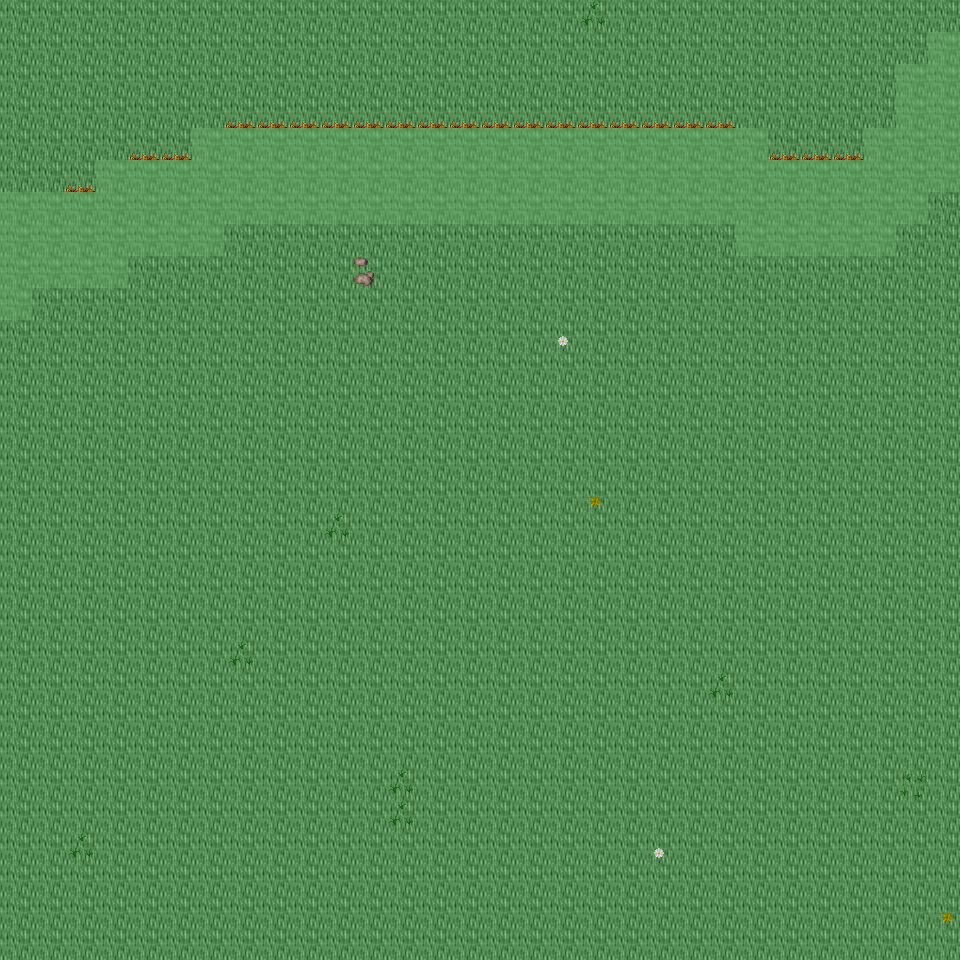

A 2D game scene composited from a Tiled map and its tileset images. What follows is a short description and the map's XML, with each tile layer's data collapsed to a summary:
An orthogonal 30x30 tile map with 32x32 px tiles, 6 tile layers (Ground, Object, Object2, Above, ...), 45 tilesets and 6 objects (6x mapExit).

<map version="1.0" orientation="orthogonal" renderorder="right-down" width="30" height="30" tilewidth="32" tileheight="32" nextobjectid="7">
  <tileset firstgid="1" name="tileset_ground_ground" tilewidth="32" tileheight="32" tilecount="33" columns="3">
    <image source="../drawable/tileset_ground_ground.png" width="96" height="352" />
  </tileset>
  <tileset firstgid="34" name="tileset_building_castle" tilewidth="32" tileheight="32" tilecount="320" columns="20">
    <image source="../drawable/tileset_building_castle.png" width="640" height="512" />
  </tileset>
  <tileset firstgid="354" name="tileset_ground_water_pool" tilewidth="32" tileheight="32" tilecount="72" columns="3">
    <image source="../drawable/tileset_ground_water_pool.png" width="96" height="768" />
  </tileset>
  <tileset firstgid="426" name="tileset_ground_ridge_earth_dark" tilewidth="32" tileheight="32" tilecount="96" columns="12">
    <image source="../drawable/tileset_ground_ridge_earth_dark.png" width="384" height="256" />
  </tileset>
  <tileset firstgid="522" name="tileset_ground_grass_edges" tilewidth="32" tileheight="32" tilecount="36" columns="12">
    <image source="../drawable/tileset_ground_grass_edges.png" width="384" height="96" />
  </tileset>
  <tileset firstgid="558" name="tileset_ground_earth_edges" tilewidth="32" tileheight="32" tilecount="18" columns="6">
    <image source="../drawable/tileset_ground_earth_edges.png" width="192" height="96" />
  </tileset>
  <tileset firstgid="576" name="tileset_ground_grass_corners" tilewidth="32" tileheight="32" tilecount="24" columns="6">
    <image source="../drawable/tileset_ground_grass_corners.png" width="192" height="128" />
  </tileset>
  <tileset firstgid="600" name="tileset_plant_stump_stump_green" tilewidth="32" tileheight="32" tilecount="4" columns="2">
    <image source="../drawable/tileset_plant_stump_stump_green.png" width="64" height="64" />
  </tileset>
  <tileset firstgid="604" name="tileset_item_pot_barrel" tilewidth="32" tileheight="32" tilecount="2" columns="1">
    <image source="../drawable/tileset_item_pot_barrel.png" width="32" height="64" />
  </tileset>
  <tileset firstgid="606" name="tileset_ground_rock_rocks_2" tilewidth="32" tileheight="32" tilecount="4" columns="2">
    <image source="../drawable/tileset_ground_rock_rocks_2.png" width="64" height="64" />
  </tileset>
  <tileset firstgid="610" name="tileset_ground_ladder_horizontal_dark" tilewidth="32" tileheight="32" tilecount="3" columns="1">
    <image source="../drawable/tileset_ground_ladder_horizontal_dark.png" width="32" height="96" />
  </tileset>
  <tileset firstgid="613" name="tileset_plant_grasses" tilewidth="32" tileheight="32" tilecount="6" columns="3">
    <image source="../drawable/tileset_plant_grasses.png" width="96" height="64" />
  </tileset>
  <tileset firstgid="619" name="tileset_plant_tree_tree_green" tilewidth="32" tileheight="32" tilecount="88" columns="8">
    <image source="../drawable/tileset_plant_tree_tree_green.png" width="256" height="352" />
  </tileset>
  <tileset firstgid="707" name="tileset_ground_water_waterfall" tilewidth="32" tileheight="32" tilecount="120" columns="8">
    <image source="../drawable/tileset_ground_water_waterfall.png" width="256" height="480" />
  </tileset>
  <tileset firstgid="827" name="tileset_plant_flower_daisy_white" tilewidth="32" tileheight="32" tilecount="8" columns="2">
    <image source="../drawable/tileset_plant_flower_daisy_white.png" width="64" height="128" />
  </tileset>
  <tileset firstgid="835" name="tileset_plant_flower_daisy_red" tilewidth="32" tileheight="32" tilecount="8" columns="2">
    <image source="../drawable/tileset_plant_flower_daisy_red.png" width="64" height="128" />
  </tileset>
  <tileset firstgid="843" name="tileset_ground_rock_pebbles" tilewidth="32" tileheight="32" tilecount="3" columns="1">
    <image source="../drawable/tileset_ground_rock_pebbles.png" width="32" height="96" />
  </tileset>
  <tileset firstgid="846" name="tileset_plant_flower_daisy_yellow" tilewidth="32" tileheight="32" tilecount="8" columns="2">
    <image source="../drawable/tileset_plant_flower_daisy_yellow.png" width="64" height="128" />
  </tileset>
  <tileset firstgid="854" name="tileset_building_decoration_longhorn_skull" tilewidth="32" tileheight="32" tilecount="6" columns="3">
    <image source="../drawable/tileset_building_decoration_longhorn_skull.png" width="96" height="64" />
  </tileset>
  <tileset firstgid="860" name="tileset_furniture_light_flames" tilewidth="32" tileheight="32" tilecount="6" columns="6">
    <image source="../drawable/tileset_furniture_light_flames.png" width="192" height="32" />
  </tileset>
  <tileset firstgid="866" name="tileset_plant_stump_stump_brown" tilewidth="32" tileheight="32" tilecount="4" columns="2">
    <image source="../drawable/tileset_plant_stump_stump_brown.png" width="64" height="64" />
  </tileset>
  <tileset firstgid="870" name="tileset_building_decoration_rocks_2" tilewidth="32" tileheight="32" tilecount="2" columns="1">
    <image source="../drawable/tileset_building_decoration_rocks_2.png" width="32" height="64" />
  </tileset>
  <tileset firstgid="872" name="tileset_plant_flower_daisy_blue" tilewidth="32" tileheight="32" tilecount="8" columns="2">
    <image source="../drawable/tileset_plant_flower_daisy_blue.png" width="64" height="128" />
  </tileset>
  <tileset firstgid="880" name="tileset_building_fence_fence_chunky" tilewidth="32" tileheight="32" tilecount="21" columns="3">
    <image source="../drawable/tileset_building_fence_fence_chunky.png" width="96" height="224" />
  </tileset>
  <tileset firstgid="901" name="tileset_ground_water_water_bubbles" tilewidth="32" tileheight="32" tilecount="32" columns="8">
    <image source="../drawable/tileset_ground_water_water_bubbles.png" width="256" height="128" />
  </tileset>
  <tileset firstgid="933" name="tileset_item_statue_grey_stone" tilewidth="32" tileheight="32" tilecount="4" columns="2">
    <image source="../drawable/tileset_item_statue_grey_stone.png" width="64" height="64" />
  </tileset>
  <tileset firstgid="937" name="tileset_plant_tree_tree_darkgreen" tilewidth="32" tileheight="32" tilecount="88" columns="8">
    <image source="../drawable/tileset_plant_tree_tree_darkgreen.png" width="256" height="352" />
  </tileset>
  <tileset firstgid="1025" name="tileset_logic_creature_animal" tilewidth="32" tileheight="32" tilecount="32" columns="8">
    <image source="../drawable/tileset_logic_creature_animal.png" width="256" height="128" />
  </tileset>
  <tileset firstgid="1057" name="tileset_logic_creature_rodent" tilewidth="32" tileheight="32" tilecount="8" columns="8">
    <image source="../drawable/tileset_logic_creature_rodent.png" width="256" height="32" />
  </tileset>
  <tileset firstgid="1065" name="tileset_logic_portal" tilewidth="32" tileheight="32" tilecount="24" columns="8">
    <image source="../drawable/tileset_logic_portal.png" width="256" height="96" />
  </tileset>
  <tileset firstgid="1089" name="tileset_logic_item_mushroom" tilewidth="32" tileheight="32" tilecount="6" columns="6">
    <image source="../drawable/tileset_logic_item_mushroom.png" width="192" height="32" />
  </tileset>
  <tileset firstgid="1095" name="tileset_logic_collision" tilewidth="32" tileheight="32" tilecount="1" columns="1">
    <image source="../drawable/tileset_logic_collision.png" width="32" height="32" />
  </tileset>
  <tileset firstgid="1096" name="tileset_logic_creature_human_little" tilewidth="32" tileheight="32" tilecount="2" columns="2">
    <image source="../drawable/tileset_logic_creature_human_little.png" width="64" height="32" />
  </tileset>
  <tileset firstgid="1098" name="tileset_logic_creature_fairy" tilewidth="32" tileheight="32" tilecount="4" columns="4">
    <image source="../drawable/tileset_logic_creature_fairy.png" width="128" height="32" />
  </tileset>
  <tileset firstgid="1102" name="tileset_logic_item_herb" tilewidth="32" tileheight="32" tilecount="5" columns="5">
    <image source="../drawable/tileset_logic_item_herb.png" width="160" height="32" />
  </tileset>
  <tileset firstgid="1107" name="tileset_object_suspension_bridge" tilewidth="32" tileheight="32" tilecount="24" columns="3">
    <image source="../drawable/tileset_object_suspension_bridge.png" width="96" height="256" />
  </tileset>
  <tileset firstgid="1131" name="tileset_logic_creature_farm_animal" tilewidth="32" tileheight="32" tilecount="16" columns="8">
    <image source="../drawable/tileset_logic_creature_farm_animal.png" width="256" height="64" />
  </tileset>
  <tileset firstgid="1147" name="tileset_ground_green_paving" tilewidth="32" tileheight="32" tilecount="18" columns="3">
    <image source="../drawable/tileset_ground_green_paving.png" width="96" height="192" />
  </tileset>
  <tileset firstgid="1165" name="tileset_logic_protection" tilewidth="32" tileheight="32" tilecount="2" columns="2">
    <image source="../drawable/tileset_logic_protection.png" width="64" height="32" />
  </tileset>
  <tileset firstgid="1167" name="tileset_light_light_5x5" tilewidth="32" tileheight="32" tilecount="25" columns="5">
    <image source="../drawable/tileset_light_light_5x5.png" width="160" height="160" />
  </tileset>
  <tileset firstgid="1192" name="tileset_light_door_light" tilewidth="32" tileheight="32" tilecount="12" columns="3">
    <image source="../drawable/tileset_light_door_light.png" width="96" height="128" />
  </tileset>
  <tileset firstgid="1204" name="tileset_building_huts" tilewidth="32" tileheight="32" tilecount="338" columns="26">
    <image source="../drawable/tileset_building_huts.png" width="832" height="416" />
  </tileset>
  <tileset firstgid="1542" name="tileset_building_chimney_smoke" tilewidth="32" tileheight="32" tilecount="40" columns="4">
    <image source="../drawable/tileset_building_chimney_smoke.png" width="128" height="320" />
  </tileset>
  <tileset firstgid="1582" name="tileset_plant_tree_chestnut_tree" tilewidth="32" tileheight="32" tilecount="20" columns="4">
    <image source="../drawable/tileset_plant_tree_chestnut_tree.png" width="128" height="160" />
  </tileset>
  <tileset firstgid="1602" name="tileset_logic_creature_troll" tilewidth="32" tileheight="32" tilecount="4" columns="4">
    <image source="../drawable/tileset_logic_creature_troll.png" width="128" height="32" />
  </tileset>
  <layer name="Ground" width="30" height="30">
    <data>[900 cells, 900 non-empty, 1 distinct tile ids]</data>
  </layer>
  <layer name="Object" width="30" height="30">
    <data>[900 cells, 99 non-empty, 17 distinct tile ids]</data>
  </layer>
  <layer name="Object2" width="30" height="30">
    <data>[900 cells, 38 non-empty, 7 distinct tile ids]</data>
  </layer>
  <layer name="Above" width="30" height="30">
    <data>[900 cells, 3 non-empty, 2 distinct tile ids]</data>
  </layer>
  <layer name="Above2" width="30" height="30">
    <data>[900 cells, 0 non-empty, 0 distinct tile ids]</data>
  </layer>
  <layer name="Walkable" width="30" height="30">
    <data>[900 cells, 99 non-empty, 1 distinct tile ids]</data>
  </layer>
  <objectgroup name="MapEvents">
    <object id="1" name="north" type="mapExit" x="0" y="0" width="960" height="32">
      <properties>
        <property name="map" value="level_0_x103_y93" />
        <property name="x" value="0" />
        <property name="y" value="28" />
      </properties>
    </object>
    <object id="2" name="south" type="mapExit" x="0" y="928" width="960" height="32">
      <properties>
        <property name="map" value="level_0_x103_y95" />
        <property name="x" value="0" />
        <property name="y" value="1" />
      </properties>
    </object>
    <object id="3" name="west" type="mapExit" x="0" y="0" width="32" height="192">
      <properties>
        <property name="map" value="level_0_x102_y94" />
        <property name="x" value="28" />
        <property name="y" value="0" />
      </properties>
    </object>
    <object id="4" name="west2" type="mapExit" x="0" y="320" width="32" height="640">
      <properties>
        <property name="map" value="level_0_x102_y94" />
        <property name="x" value="28" />
        <property name="y" value="10" />
      </properties>
    </object>
    <object id="5" name="east" type="mapExit" x="928" y="0" width="32" height="32">
      <properties>
        <property name="map" value="level_0_x104_y94" />
        <property name="x" value="1" />
        <property name="y" value="0" />
      </properties>
    </object>
    <object id="6" name="east2" type="mapExit" x="928" y="192" width="32" height="768">
      <properties>
        <property name="map" value="level_0_x104_y94" />
        <property name="x" value="1" />
        <property name="y" value="6" />
      </properties>
    </object>
  </objectgroup>
</map>
